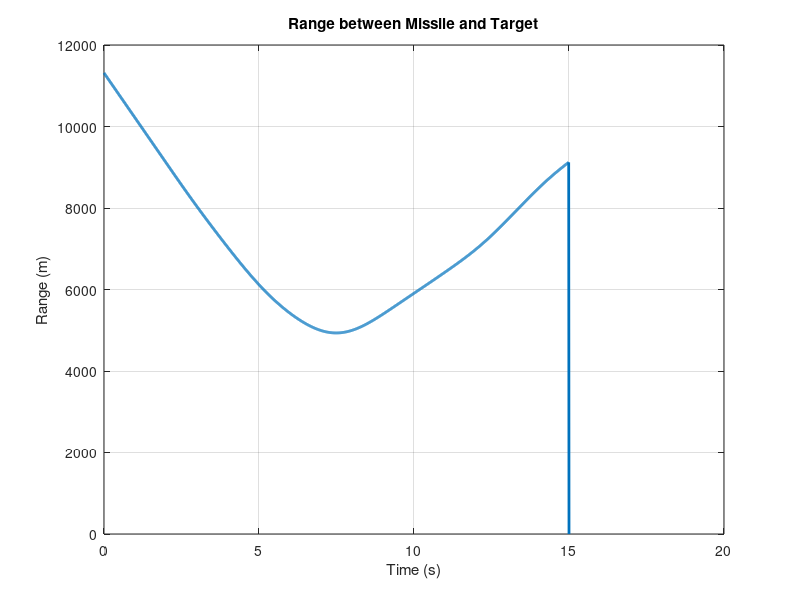
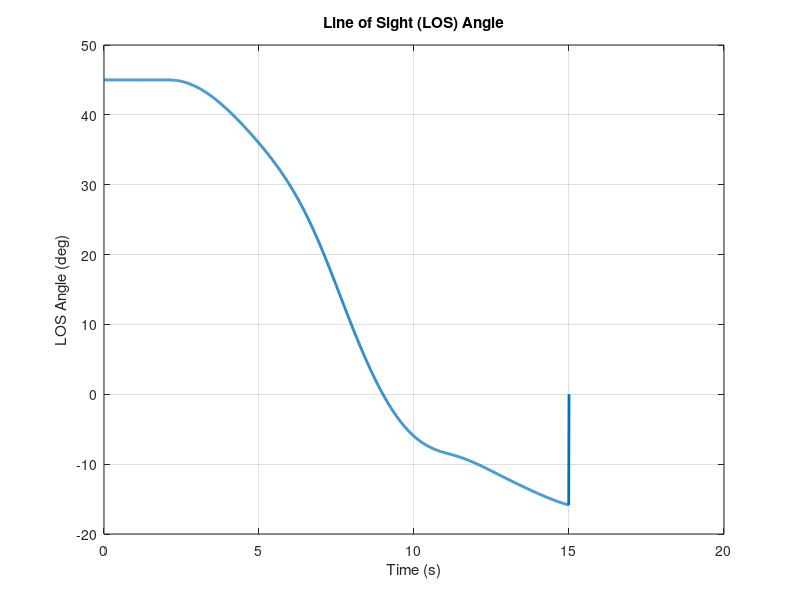
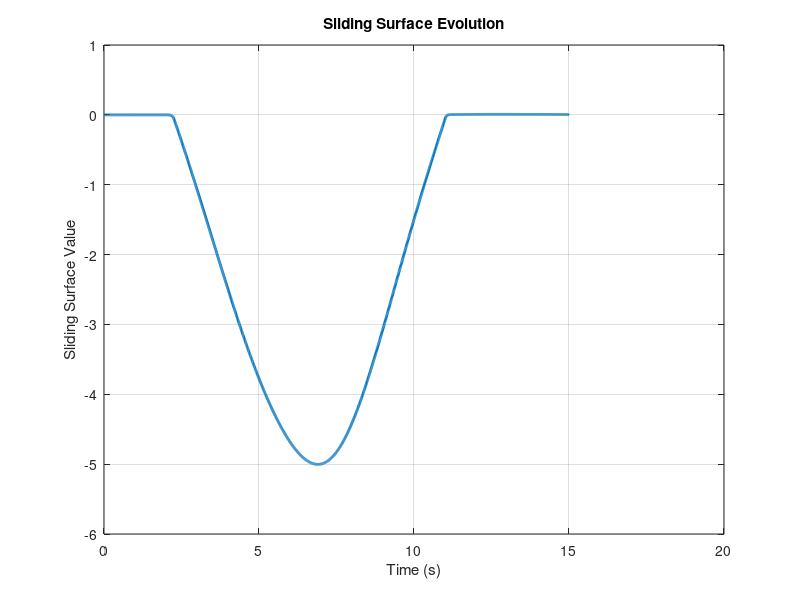

These charts were generated, in order, by the following MATLAB code: (Note: this script raises an error after producing the figures.)
%% Missile Seeker with Sliding Mode Control (SMC)
% This code simulates a 2D engagement scenario with a missile using sliding mode control
% to intercept a target that moves at constant speed but variable heading angle.
% The simulation implements LOS (Line of Sight) guidance with SMC.

clear all; close all; clc;

%% Simulation Parameters
dt = 0.01;               % Time step [s]
t_final = 15;            % Simulation time [s]
t = 0:dt:t_final;        % Time vector
N = length(t);           % Number of simulation steps

%% Target Parameters
target.v = 300;          % Target speed [m/s]
target.x0 = 8000;        % Initial x-position [m]
target.y0 = 8000;        % Initial y-position [m]
target.heading0 = -135;  % Initial heading angle [deg]
target.period = 5;       % Period of heading changes [s]
target.heading_amplitude = 30; % Max change in heading [deg]
target.maneuver_start = 2; % Time when target starts maneuvering [s]

%% Missile Parameters
missile.v = 800;         % Missile speed [m/s]
missile.x0 = 0;          % Initial x-position [m]
missile.y0 = 0;          % Initial y-position [m]
missile.heading0 = 45;   % Initial heading angle [deg]
missile.anorm_max = 300; % Maximum normal acceleration [m/s^2]

%% SMC Parameters
smc.lambda = 5;          % Sliding surface slope
smc.eta = 200;           % Reaching law coefficient
smc.boundary_layer = 0.05; % Boundary layer thickness to reduce chattering

%% Initialize State Vectors
% Target state: [x, y, vx, vy]
target_state = zeros(N, 4);
target_state(1,:) = [target.x0, target.y0, ...
                     target.v*cosd(target.heading0), target.v*sind(target.heading0)];
target_heading = zeros(N, 1);
target_heading(1) = target.heading0;

% Missile state: [x, y, vx, vy]
missile_state = zeros(N, 4);
missile_state(1,:) = [missile.x0, missile.y0, ...
                      missile.v*cosd(missile.heading0), missile.v*sind(missile.heading0)];

% LOS parameters
los_angle = zeros(N, 1);
los_rate = zeros(N, 1);
range = zeros(N, 1);
sliding_surface = zeros(N, 1);

% Calculate initial LOS and range
dx = target_state(1,1) - missile_state(1,1);
dy = target_state(1,2) - missile_state(1,2);
range(1) = sqrt(dx^2 + dy^2);
los_angle(1) = atan2d(dy, dx);

%% Main Simulation Loop
for k = 1:N-1
    % Calculate current state
    dx = target_state(k,1) - missile_state(k,1);
    dy = target_state(k,2) - missile_state(k,2);
    range(k) = sqrt(dx^2 + dy^2);
    
    % Calculate LOS angle and rate
    los_angle(k) = atan2d(dy, dx);
    
    % Calculate relative velocity components
    vx_rel = target_state(k,3) - missile_state(k,3);
    vy_rel = target_state(k,4) - missile_state(k,4);
    
    % Calculate closing velocity
    v_closing = -(dx*vx_rel + dy*vy_rel)/range(k);
    
    % LOS rate calculation
    los_rate(k) = (dx*vy_rel - dy*vx_rel)/(range(k)^2);
    los_rate_rad = deg2rad(los_rate(k));
    
    % Define sliding surface (improved formulation)
    sliding_surface(k) = los_rate_rad + smc.lambda * sin(deg2rad(los_angle(k) - atan2d(missile_state(k,4), missile_state(k,3))));
    
    % Check for target interception
    if range(k) < 50
        fprintf('Target intercepted at time %.2f seconds\n', t(k));
        fprintf('Interception point: X = %.2f m, Y = %.2f m\n', missile_state(k,1), missile_state(k,2));
        fprintf('Final miss distance: %.2f m\n', range(k));
        break;
    end
    
    % Calculate SMC control input (normal acceleration command)
    % Add proportional term to improve convergence
    if abs(sliding_surface(k)) > smc.boundary_layer
        n_c = -sign(sliding_surface(k)) * smc.eta;
    else
        n_c = -sliding_surface(k) * (smc.eta/smc.boundary_layer);
    end
    
    % Add proportional-derivative term to improve performance
    los_rate_desired = 0; % We want LOS rate to be zero for collision course
    los_error = los_rate_rad - los_rate_desired;
    n_c = n_c - 50 * los_error;
    
    % Limit acceleration command to max value
    n_c = min(max(n_c, -missile.anorm_max), missile.anorm_max);
    
    % Calculate missile acceleration components
    % Normal acceleration is perpendicular to velocity vector
    v_mag = sqrt(missile_state(k,3)^2 + missile_state(k,4)^2);
    ax = -n_c * missile_state(k,4) / v_mag;
    ay = n_c * missile_state(k,3) / v_mag;
    
    % Update missile state
    missile_state(k+1,1) = missile_state(k,1) + missile_state(k,3) * dt;
    missile_state(k+1,2) = missile_state(k,2) + missile_state(k,4) * dt;
    missile_state(k+1,3) = missile_state(k,3) + ax * dt;
    missile_state(k+1,4) = missile_state(k,4) + ay * dt;
    
    % Maintain constant speed for missile
    v_current = sqrt(missile_state(k+1,3)^2 + missile_state(k+1,4)^2);
    missile_state(k+1,3) = missile_state(k+1,3) * missile.v / v_current;
    missile_state(k+1,4) = missile_state(k+1,4) * missile.v / v_current;
    
    % Update target heading angle (varying with time)
    % Only start maneuver after designated time
    if t(k+1) < target.maneuver_start
        target_heading(k+1) = target_heading(1);
    else
        target_heading(k+1) = target_heading(1) + ...
                          target.heading_amplitude * sin(2*pi*(t(k+1)-target.maneuver_start)/target.period);
    end
    
    % Update target state
    target_state(k+1,1) = target_state(k,1) + target_state(k,3) * dt;
    target_state(k+1,2) = target_state(k,2) + target_state(k,4) * dt;
    target_state(k+1,3) = target.v * cosd(target_heading(k+1));
    target_state(k+1,4) = target.v * sind(target_heading(k+1));
end

% Trim data to actual simulation length if interception occurred
if k < N-1
    final_idx = k;
    t = t(1:final_idx);
    range = range(1:final_idx);
    los_angle = los_angle(1:final_idx);
    los_rate = los_rate(1:final_idx);
    sliding_surface = sliding_surface(1:final_idx);
    missile_state = missile_state(1:final_idx, :);
    target_state = target_state(1:final_idx, :);
else
    final_idx = N;
end

%% Plotting Results
% Plot 1: Range vs Time
figure(1);
plot(t, range, 'LineWidth', 2);
grid on;
xlabel('Time (s)');
ylabel('Range (m)');
title('Range between Missile and Target');

% Plot 2: LOS Angle vs Time
figure(2);
plot(t, los_angle, 'LineWidth', 2);
grid on;
xlabel('Time (s)');
ylabel('LOS Angle (deg)');
title('Line of Sight (LOS) Angle');

% Plot 3: Sliding Surface vs Time
figure(3);
plot(t, sliding_surface, 'LineWidth', 2);
grid on;
xlabel('Time (s)');
ylabel('Sliding Surface Value');
title('Sliding Surface Evolution');
yline(smc.boundary_layer, '--r', 'Upper Boundary');
yline(-smc.boundary_layer, '--r', 'Lower Boundary');

% Plot 4: 2D Trajectories
figure(4);
plot(missile_state(:,1), missile_state(:,2), 'b-', 'LineWidth', 2);
hold on;
plot(target_state(:,1), target_state(:,2), 'r-', 'LineWidth', 2);
plot(missile_state(1,1), missile_state(1,2), 'bo', 'MarkerSize', 10, 'MarkerFaceColor', 'b');
plot(target_state(1,1), target_state(1,2), 'ro', 'MarkerSize', 10, 'MarkerFaceColor', 'r');
plot(missile_state(final_idx,1), missile_state(final_idx,2), 'kx', 'MarkerSize', 12, 'LineWidth', 2);
grid on;
xlabel('X-Position (m)');
ylabel('Y-Position (m)');
title('Missile and Target Trajectories');
legend('Missile Path', 'Target Path', 'Missile Start', 'Target Start', 'Interception Point');
axis equal;

% Plot 5: Missile and Target Headings
figure(5);
missile_heading = atan2d(missile_state(:,4), missile_state(:,3));
plot(t, missile_heading, 'b-', t, target_heading(1:length(t)), 'r-', 'LineWidth', 2);
grid on;
xlabel('Time (s)');
ylabel('Heading Angle (deg)');
title('Missile and Target Heading Angles');
legend('Missile Heading', 'Target Heading');